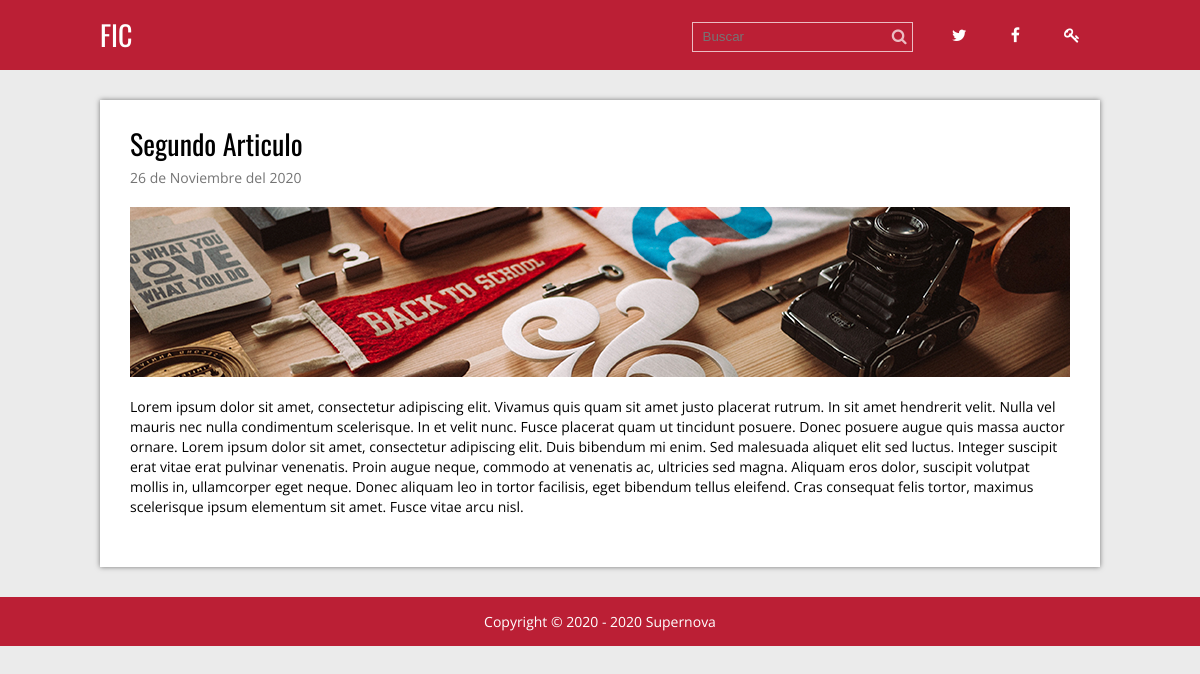
Screenshot of /single.php?id=2 with the database file from the repository.
### tables this page shows
CREATE TABLE `articulos` (
  `id` int(11) NOT NULL,
  `titulo` varchar(200) NOT NULL,
  `extracto` varchar(200) NOT NULL,
  `fecha` timestamp NULL DEFAULT current_timestamp(),
  `texto` text NOT NULL,
  `thumb` varchar(50) NOT NULL
);

### single.php (called while the page is built, shortened)
<?php
require 'admin/config.php';
require 'functions.php';
$conexion = conexion($db_config);
$id_articulo = id_articulo($_GET['id']);
$post = obtener_post_por_id($conexion, $id_articulo);
$post = $post[0];
require 'views/single.view.php';

### functions.php (called while the page is built, shortened)
<?php
function limpiarDatos($datos)
{
    $datos = trim($datos);
    $datos = stripslashes($datos);
    $datos = htmlspecialchars($datos);
    return $datos;
}
function id_articulo($id)
{
    return (int) limpiarDatos($id);
}
function obtener_post_por_id($conexion, $id)
{
    $resultado = $conexion->query("SELECT * FROM articulos WHERE id = $id LIMIT 1");
    $resultado = $resultado->fetchAll();
    return ($resultado) ? $resultado : false;
}
function fecha($fecha)
{
    $timestamp = strtotime($fecha);
    $meses = $meses = ['Enero', 'Febrero', 'Marzo', 'Abril', 'Mayo', 'Junio', 'Julio', 'Agosto', 'Septiembre', 'Octubre', 'Noviembre', 'Diciembre'];
    $dia = date('d', $timestamp);
    $mes = date('m', $timestamp) - 1;
    $year = date('Y', $timestamp);
    $fecha = "$dia de " . $meses[$mes] . " del $year";
    return $fecha;
}

### views/single.view.php (the view)
<?php require 'header.php'; ?>
<div class="contenedor">
    <div class="post">
        <article>
            <h2 class="titulo"><?php echo $post['titulo']; ?></h2>
            <p class="fecha"><?php echo fecha($post['fecha']); ?></p>
            <div class="thumb">
                <img src="./imagenes/<?php echo $post['thumb']; ?>" alt="<?php echo $post['titulo'] ?>">
            </div>
            <p class="extracto"><?php echo nl2br($post['texto']); ?></p>
        </article>
    </div>
</div>
<?php require 'footer.php'; ?>

### css/estilos.css (style rules this page uses)
* { margin: 0; padding: 0; -webkit-box-sizing: border-box; -moz-box-sizing: border-box; box-sizing: border-box; }
body { font-size: 16px; font-family: 'Open Sans', sans-serif; background: #ebebeb; }
h1, h2, h3, h4, h5, h6 { font-family: "Oswald", Arial, Sans-serif; font-weight: normal; }
.contenedor { max-width: 1000px; width: 90%; margin: auto; }
.post { width: 100%; background: #fff; box-shadow: 0px 0px 5px rgba(0, 0, 0, .5); margin-bottom: 30px; padding: 30px; }
.post article .titulo { font-family: "Oswald", Arial, Sans-serif; font-size: 28px; font-weight: normal; line-height: 28px; margin-bottom: 10px; }
.post article .fecha { color: #747474; font-size: 14px; margin-bottom: 20px; }
.post article .thumb { margin-bottom: 20px; }
.post article .thumb img { vertical-align: top; width: 100%; }
.post article .extracto { font-size: 14px; line-height: 20px; margin-bottom: 20px; }

### rows the page displays
articulos: titulo "Segundo Articulo", fecha "26 de Noviembre del 2020", thumb (picture), texto "Lorem ipsum dolor sit amet, consectetur adipiscing elit. Vivamus quis quam sit amet justo placerat rutrum. In sit amet hendrerit velit. Nulla vel mauris nec nulla condimentum scelerisque. In et velit nunc. Fusce placerat quam ut tincidunt posuere. Donec posuere augue quis massa auctor ornare. Lorem ipsum dolor sit amet, consectetur adipiscing elit. Duis bibendum mi enim. Sed malesuada aliquet elit sed luctus. Integer suscipit erat vitae erat pulvinar venenatis. Proin augue neque, commodo at venenatis ac, ultricies sed magna. Aliquam eros dolor, suscipit volutpat mollis in, ullamcorper eget neque. Donec aliquam leo in tortor facilisis, eget bibendum tellus eleifend. Cras consequat felis…"
